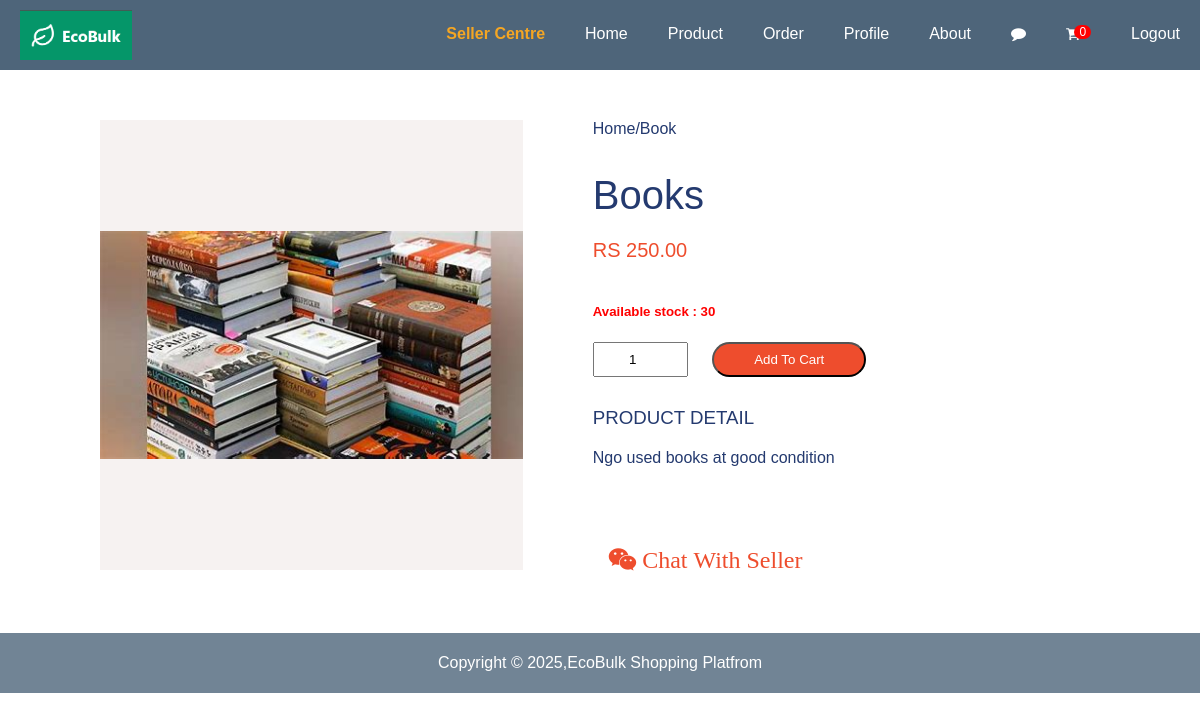
Screenshot of /buyer/product_detail.php?pid=FCU_44610 with the database file from the repository.
### tables this page shows
CREATE TABLE `product` (
  `id` varchar(255) NOT NULL,
  `title` varchar(100) NOT NULL,
  `category` varchar(100) NOT NULL DEFAULT 'All Product',
  `quantity` int(10) NOT NULL,
  `price` double(10,2) NOT NULL,
  `image` varchar(255) NOT NULL,
  `description` varchar(600) NOT NULL,
  `status` varchar(100) DEFAULT 'Pending',
  `seller_id` varchar(255) DEFAULT NULL,
  `reason` varchar(255) DEFAULT NULL,
  `shelf` varchar(10) DEFAULT 'on',
  `seller_username` varchar(255) DEFAULT NULL
);

### buyer/product_detail.php (the view, shortened to what this page needs)
<?php
include('../config.php');
$email = $_SESSION['email'];
if(isset($_GET['pid'])){
    $pid=$_GET['pid'];
    $sql="select product.*, category.name from product left join category on product.category=category.ID where product.id='$pid'";
    $result=$conn->query($sql);
}
?>
<?php
    $sqli = "SELECT COUNT(*) AS countquantity FROM cart WHERE email='$email'";
    $duration = $conn->query($sqli);
    $record = $duration->fetch_array();
    $totalquantity = $record['countquantity'];
	?>
<!DOCTYPE html>
<html lang="en">
<link rel="stylesheet" href="../css/menu.css">
<link rel="stylesheet" href="https://cdnjs.cloudflare.com/ajax/libs/font-awesome/4.7.0/css/font-awesome.min.css">
</head>
<head>
</head>
<body onload="fScrollMove('div_scroll');" onunload="document.forms(0).submit()";>
<header class="header">
    <a href="#" class="logo"><img src="../images/logo/logo.png" height="50px" alt=""></a>
<ul class="menu">
    <li><a href="../seller/sellerMain.php" style="color:#f5a623;font-weight:bold;">Seller Centre</a></li>
    <li><a href="buyerMain.php">Home</a></li>
    <li><a href="buyerProduct.php">Product</a></li>
<li><a href="order.php">Order</a></li>
<li><a href="buyerProfile.php">Profile</a></li>
<li><a href="about_us.php">About</a></li>
    <li style="list-style-type: none;"><a href="chat.php"><i class="fa fa-comment" style="font-size:15px;color:white;"></i></a></li>
    <li style="list-style-type: none;"><a href="cart.php"><i class="fa fa-shopping-cart" style="font-size:15px;color:white;"></i> <span class='badge badge-warning' id='lblCartCount'><?php echo $totalquantity ?></span></a></li>
<li><a href="../logout.php">Logout</a></li>
</ul>
</header>
<div style="background:white;">
  <?php
		     if($result->num_rows>0){
		        while($row = $result->fetch_assoc() ){
             $email = $_SESSION['email'];
             $title=$row['title'];
			       $description=$row['description'];
			       $quantity=$row['quantity'];
			       $price=$row['price'];
			       $image=$row['image'];
             $category=$row['category'];
             $seller_id=$row['seller_id'];
	      ?>
  <section class="section product-detail">
    <div class="details container-md">
      <div class="left">
        <div class="main">
          <img src="../images/<?php echo $image; ?>" alt="">
        </div>
      </div>
      <div class="right">
        <span>Home/<?php echo $category; ?></span>
        <h1><?php echo $title; ?></h1>
        <div class="price">RS <?php echo $price; ?></div>
        <form>
          <div>
          <h5 style="color:red;">Available stock : <?php echo $quantity; ?></h5>
          </div>
        </form>
        <form class="form" method="POST">
          <?php if($email!=$seller_id){?>
          <input type="number" name="quantity" value="1" min="1" max="<?php echo $quantity; ?>">
          <input type="submit" value="Add To Cart" class="addCart" name="addcart" id="addcart">
          <?php } else {echo "<p style='color:red;'> &#9746; Sorry, You cannot purchase your own item! </p>";} ?>
        </form>
        <h3>Product Detail</h3>
        <p><?php echo $description; ?></p>
        <br>
        <br>
        <br>
        <?php if($email!=$seller_id){?>
          <form method="post" action="chat.php?pid=<?php echo $seller_id; ?>">
            <button type="submit" name="chat" id="chat" class="btn btn-primary" style="background:white;">
            <i class='fa fa-weixin' style="font-style:normal;color:#ee4d2d;font-size:24px;">&nbsp;Chat With Seller</i>
            </button>
          </form>
          <?php } ?>
      </div>
    </div>
  </section>
  <?php
							}
						}
					?>
<footer>
  <p>Copyright &copy; <script>document.write(new Date().getFullYear());</script>,EcoBulk Shopping Platfrom</p>
</footer>
</body>
</html>

### css/menu.css (style rules this page uses)
body { margin: 0; padding: 0; font-family: Helvetica, sans-serif; }
a { color: white; }
.header { background-color: #4e657a; position: relative; width: 100%; z-index: 3; padding-bottom: 70px; }
.header ul { margin: 0; padding: 0; display: inline-block; list-style: none; overflow: hidden; background-color: #4e657a; }
.header li a { display: block; padding: 20px 20px; border-right: white; text-decoration: none; }
.header .logo { display: block; float: left; font-size: 3em; padding: 10px 20px; text-decoration: none; }
.header .menu { clear: both; max-height: 0; padding-top:5px; transition: max-height .2s ease-out; }
footer { text-align: center; background-color: #718495; color: #fff; padding-top: 5px; padding-bottom: 5px; position: sticky; top: 100%; width: 100%; }
@media (min-width: 60em) { .header li { float: left; } }
@media (min-width: 60em) { .header li a { padding: 20px 20px; } }
@media (min-width: 60em) { .header .menu { clear: none; float: right; max-height: none; } }

### buyer/product_detail.php (style rules this page uses)
#lblCartCount { font-size: 12px; background: #ff0000; color: #fff; padding: 0 5px; vertical-align: top; margin-left: -10px; }
.badge { padding-left: 9px; padding-right: 9px; -webkit-border-radius: 9px; -moz-border-radius: 9px; border-radius: 9px; }
html { width: 100%; height:100%; scroll-behavior: smooth; box-sizing: border-box; font-size:62.5%; }
body { font-family: "Poppins", sans-serif; font-size: 1.6rem; font-weight: 400; color: #243a6f; position: relative; z-index: 1; }
h1, h2, h3, h4 { font-weight: 500; }
img { max-width: 100%; }
li { list-style: none; }
.container-md { max-width: 100rem; margin: 0 auto; }
@media only screen and (max-width: 1200px) { .container-md { padding: 0 3rem; } }
.section { padding: 5rem 0 5rem 0; }
form { position: relative; z-index: 1; }
.product-detail .details { display: grid; grid-template-columns: 1fr 1.2fr; gap: 7rem; }
.product-detail .left { display: flex; flex-direction: column; }
.product-detail .left .main { text-align: center; background-color: #f6f2f1; height: 45rem; }
.product-detail .left .main img { object-fit: contain; height: 100%; }
.product-detail .right h1 { font-size: 4rem; line-height: 1.2; margin-bottom: 2rem; }
.product-detail .right .price { font-size: 600; font-size: 2rem; color:#ee4d2d; margin-bottom: 2rem; }
.product-detail .right div { display: inline-block; position: relative; z-index: 1; }
.product-detail .form { margin-bottom: 3rem; }
.product-detail .form input[type="number"] { padding: 0.8rem; text-align: center; width: 7.5rem; margin-right: 2rem; }
.product-detail .form input[type="submit"] { text-align: center; }
.product-detail .form .addCart { background: #ee4d2d; box-shadow:none; padding: 0.8rem 4rem; color: white; border-radius: 3rem; text-decoration:none; }
.product-detail h3 { text-transform: uppercase; margin-bottom: 2rem; }
.btn { border: none; outline: none; padding: 10px 16px; color:white; background-color: #435c70; cursor: pointer; font-size: 18px; }

### rows the page displays
product: image (picture), category "Book", title "Books", price "250.00", quantity "30", description "Ngo used books at good condition"

### other values shown
$totalquantity "0"
